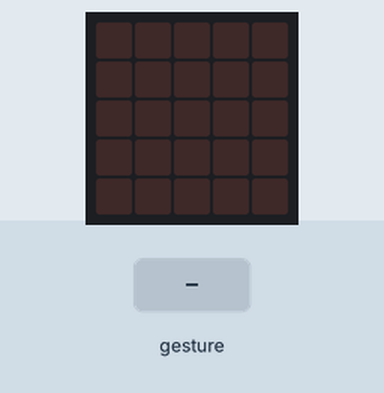
This program was run on a simulated BBC micro:bit (MakeCode). On the bench: the board's 5×5 LED display. The inputs (shaded band) are chosen by the test bench. A tilt is held for 1.5 s and a shake lasts 1 s, then the board lies face up again.

Above: at 1.2 s.
1.3 s: gesture 'tilt left'
At 1.8 s:
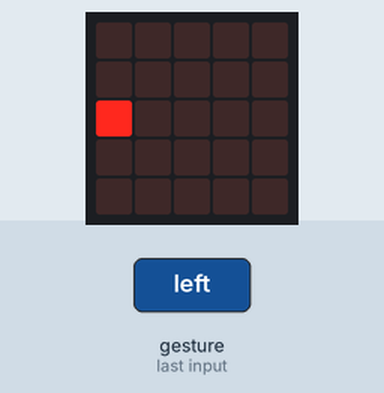
4.3 s: gesture 'shake'
At 5.2 s:
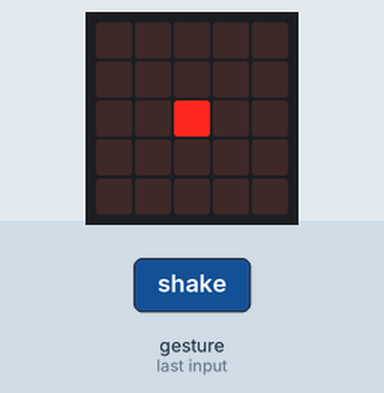
6.9 s: gesture 'tilt right'
At 8.2 s:
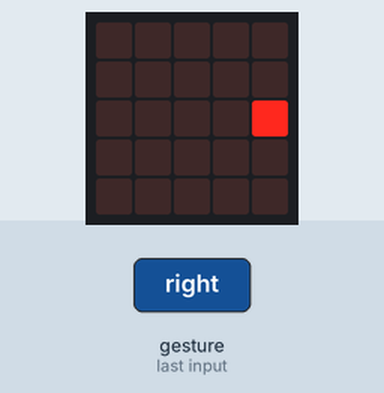
9.9 s: gesture 'logo up'
At 11.0 s:
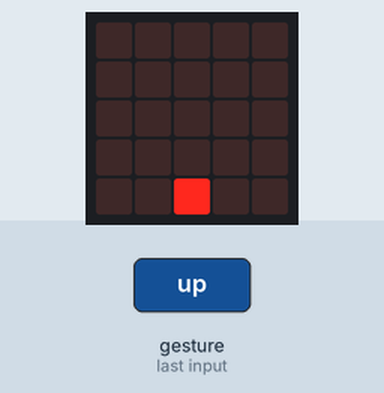
12.9 s: gesture 'logo down'
At 14.1 s:
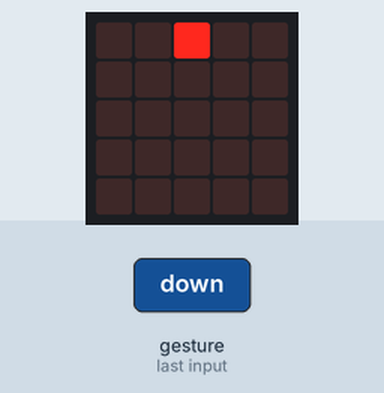
Timing chart, 0 to 15.9 s (numbered marks = the images above; inputs shaded):
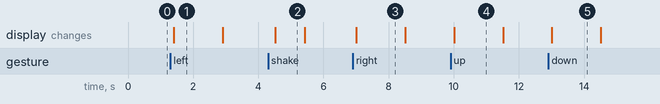

Measured:
- after the input at 1.3 s, the display: changes after 0.11 s (image 1)
- after the input at 4.3 s, the display: changes after 0.22 s (image 2)
- after the input at 6.9 s, the display: changes after 0.10 s (image 3)
- after the input at 9.9 s, the display: changes after 0.11 s (image 4)
- after the input at 12.9 s, the display: changes after 0.10 s (image 5)
- what the display in image 1 shows lasts 1.5 s, from 1.4 s to 2.9 s
- what the display in image 2 shows lasts 0.9 s, from 4.5 s to 5.4 s

The program:

main.ts
```typescript
basic.forever(function () {
    if (input.isGesture(Gesture.TiltLeft)) {
        led.plot(0, 2)
    } else {
        led.unplot(0, 2)
    }
})
basic.forever(function () {
    if (input.isGesture(Gesture.Shake)) {
        led.plot(2, 2)
    } else {
        led.unplot(2, 2)
    }
})
basic.forever(function () {
    if (input.isGesture(Gesture.TiltRight)) {
        led.plot(4, 2)
    } else {
        led.unplot(4, 2)
    }
})
basic.forever(function () {
    if (input.isGesture(Gesture.LogoUp)) {
        led.plot(2, 4)
    } else {
        led.unplot(2, 4)
    }
})
basic.forever(function () {
    if (input.isGesture(Gesture.LogoDown)) {
        led.plot(2, 0)
    } else {
        led.unplot(2, 0)
    }
})
```

test.ts
```typescript
// aquí va el archivo "tests"; esto no se compilará cuando este paquete se utilice como una extensión.
```
